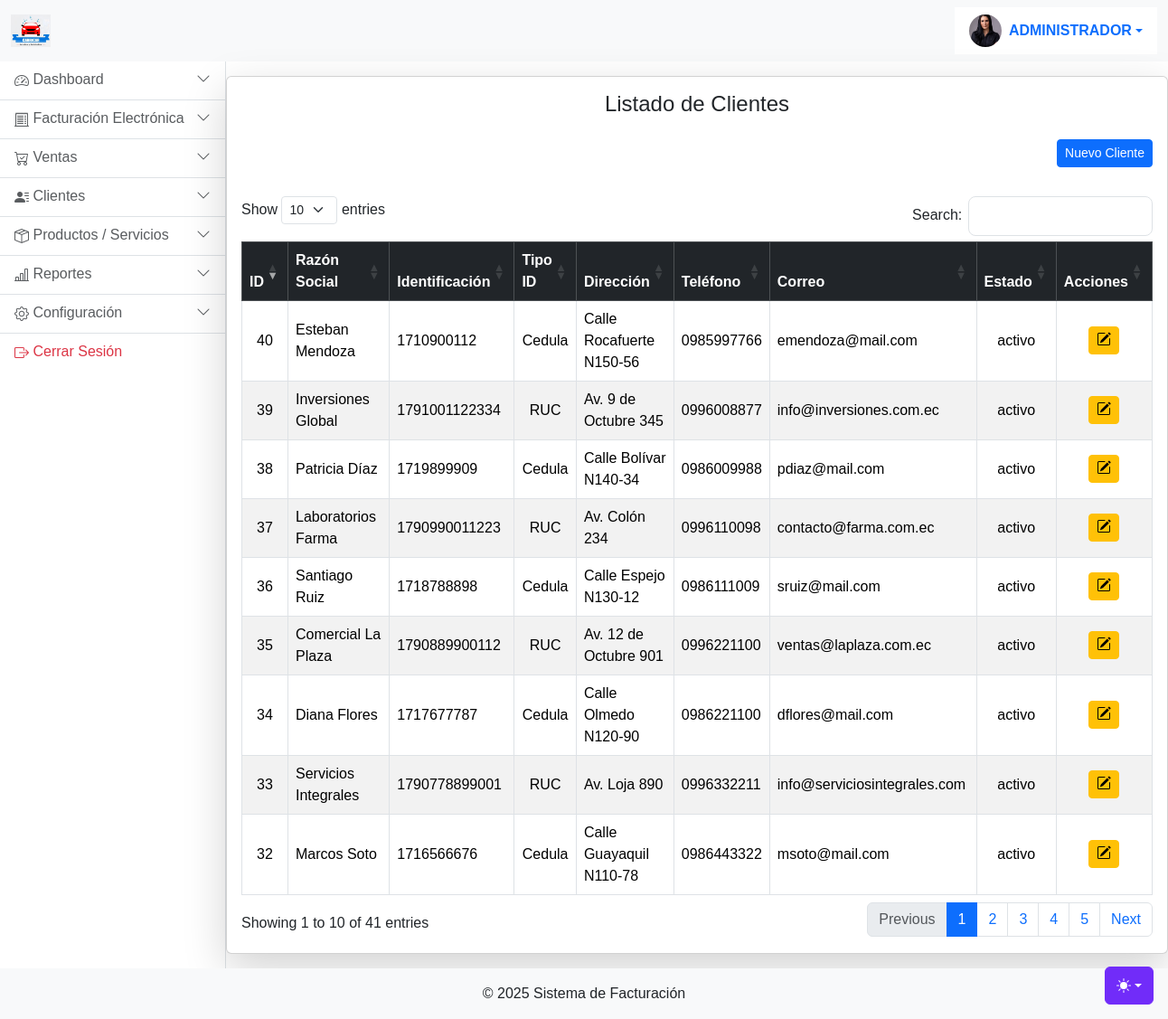
/cli_list.php (signed in), run on the app's committed database.
### tables this page shows
CREATE TABLE IF NOT EXISTS `clientes` (
  `id_cliente` int(11) NOT NULL AUTO_INCREMENT COMMENT 'Identificador único del cliente',
  `razon_social` varchar(150) NOT NULL COMMENT 'Nombre o razón social del cliente',
  `ruc_cedula` varchar(20) NOT NULL COMMENT 'Identificación fiscal del cliente',
  `tipo_identificacion` enum('RUC','Cedula','Pasaporte') NOT NULL COMMENT 'Tipo de documento de identificación',
  `direccion` text DEFAULT NULL COMMENT 'Dirección física del cliente',
  `telefono` varchar(20) DEFAULT NULL COMMENT 'Número de teléfono del cliente',
  `correo` varchar(150) DEFAULT NULL COMMENT 'Correo electrónico del cliente',
  `estado` enum('activo','inactivo') DEFAULT 'activo' COMMENT 'Estado actual del cliente',
  `fecha_registro` timestamp NOT NULL DEFAULT current_timestamp() COMMENT 'Fecha de registro del cliente',
  `estado_registro` enum('activo','inactivo','eliminado') DEFAULT 'activo' COMMENT 'Estado lógico del cliente',
  `fecha_modificacion` timestamp NULL DEFAULT NULL ON UPDATE current_timestamp() COMMENT 'Última fecha de modificación',
  `usuario_creacion` int(11) DEFAULT NULL COMMENT 'ID del usuario que creó el registro',
  `usuario_modificacion` int(11) DEFAULT NULL COMMENT 'ID del usuario que modificó el registro',
  `origen_dato` varchar(100) DEFAULT NULL COMMENT 'Origen del dato',
  PRIMARY KEY (`id_cliente`)
);

### cx/f_cx.php (called while the page is built, shortened)
<?php
    function ejecutarConsultaSegura($sql, $params = [], $soloUno = false) {
        try {
            $db = conectarDB();
            $stmt = $db->prepare($sql);
            $stmt->execute();
            if (preg_match('/^\s*(SELECT|SHOW|DESCRIBE|PRAGMA)/i', $sql)) {
                return $soloUno ? $stmt->fetch(PDO::FETCH_ASSOC) : $stmt->fetchAll(PDO::FETCH_ASSOC);
            } else {
                return [
                    'filas_afectadas' => $stmt->rowCount(),
                    'last_insert_id' => $db->lastInsertId()
                ];
            }
        } catch (PDOException $e) {
            throw $e;
        }
    }
?>

### cli_list.php (the view, shortened to what this page needs)
<?php
include_once 'header.php';
include_once "cx/f_cx.php";
$q = "SELECT
        c.id_cliente,
        c.razon_social,
        c.ruc_cedula,
        c.tipo_identificacion,
        c.direccion,
        c.telefono,
        c.correo,
        c.estado
      FROM facturacion.clientes AS c
      WHERE c.estado = 'activo'
      ORDER BY c.id_cliente DESC";
$r = ejecutarConsultaSegura($q);
?>
<div class="card shadow-lg animate__animated animate__fadeIn">
  <div class="card-body">
    <h4 class="card-title mb-4 text-center">Listado de Clientes</h4>
    <div class="mb-3 text-end">
      <button id="btn-nuevo-cliente" class="btn btn-primary btn-sm mb-3">Nuevo Cliente</button>
    </div>
    <div class="table-responsive">
      <table id="tabla-clientes" class="table table-striped table-bordered table-hover align-middle">
        <thead class="table-dark text-center">
          <tr>
            <th>ID</th>
            <th>Razón Social</th>
            <th>Identificación</th>
            <th>Tipo ID</th>
            <th>Dirección</th>
            <th>Teléfono</th>
            <th>Correo</th>
            <th>Estado</th>
            <th>Acciones</th>
          </tr>
        </thead>
        <tbody>
          <?php foreach ($r as $c): ?>
            <tr>
              <td class="text-center"><?= $c['id_cliente'] ?></td>
              <td><?= htmlspecialchars($c['razon_social']) ?></td>
              <td><?= htmlspecialchars($c['ruc_cedula']) ?></td>
              <td class="text-center"><?= htmlspecialchars($c['tipo_identificacion']) ?></td>
              <td><?= htmlspecialchars($c['direccion']) ?></td>
              <td><?= htmlspecialchars($c['telefono']) ?></td>
              <td><?= htmlspecialchars($c['correo']) ?></td>
              <td class="text-center"><?= htmlspecialchars($c['estado']) ?></td>
              <td class="text-center">
                <button class="btn btn-warning btn-sm modificar-cliente"></button>
              </td>
            </tr>
          <?php endforeach; ?>
        </tbody>
      </table>
    </div>
  </div>
</div>
<?php include_once 'footer.php'; ?>

### header.php (style rules this page uses)
body { background-color: var(--bs-body-bg); display: flex; flex-direction: column; min-height: 100vh; transition: background-color 0.3s ease; font-family: 'Mont', sans-serif; animation: fadeIn 1s ease-out; overflow-x: hidden; }
.bi { vertical-align: -.125em; fill: currentColor; }

### data on the page
clientes: id_cliente "40", razon_social "Esteban Mendoza", ruc_cedula "1710900112", tipo_identificacion "Cedula", direccion "Calle Rocafuerte N150-56", telefono "0985997766", correo "emendoza@mail.com", estado "activo"
clientes: id_cliente "39", razon_social "Inversiones Global", ruc_cedula "1791001122334", tipo_identificacion "RUC", direccion "Av. 9 de Octubre 345", telefono "0996008877", correo "info@inversiones.com.ec", estado "activo"
clientes: id_cliente "38", razon_social "Patricia Díaz", ruc_cedula "1719899909", tipo_identificacion "Cedula", direccion "Calle Bolívar N140-34", telefono "0986009988", correo "pdiaz@mail.com", estado "activo"
clientes: id_cliente "37", razon_social "Laboratorios Farma", ruc_cedula "1790990011223", tipo_identificacion "RUC", direccion "Av. Colón 234", telefono "0996110098", correo "contacto@farma.com.ec", estado "activo"
clientes: id_cliente "36", razon_social "Santiago Ruiz", ruc_cedula "1718788898", tipo_identificacion "Cedula", direccion "Calle Espejo N130-12", telefono "0986111009", correo "sruiz@mail.com", estado "activo"
clientes: id_cliente "35", razon_social "Comercial La Plaza", ruc_cedula "1790889900112", tipo_identificacion "RUC", direccion "Av. 12 de Octubre 901", telefono "0996221100", correo "ventas@laplaza.com.ec", estado "activo"
clientes: id_cliente "34", razon_social "Diana Flores", ruc_cedula "1717677787", tipo_identificacion "Cedula", direccion "Calle Olmedo N120-90", telefono "0986221100", correo "dflores@mail.com", estado "activo"
clientes: id_cliente "33", razon_social "Servicios Integrales", ruc_cedula "1790778899001", tipo_identificacion "RUC", direccion "Av. Loja 890", telefono "0996332211", correo "info@serviciosintegrales.com", estado "activo"
clientes: id_cliente "32", razon_social "Marcos Soto", ruc_cedula "1716566676", tipo_identificacion "Cedula", direccion "Calle Guayaquil N110-78", telefono "0986443322", correo "msoto@mail.com", estado "activo"

### other printed values
$_SESSION["nombre"] "ADMINISTRADOR"
